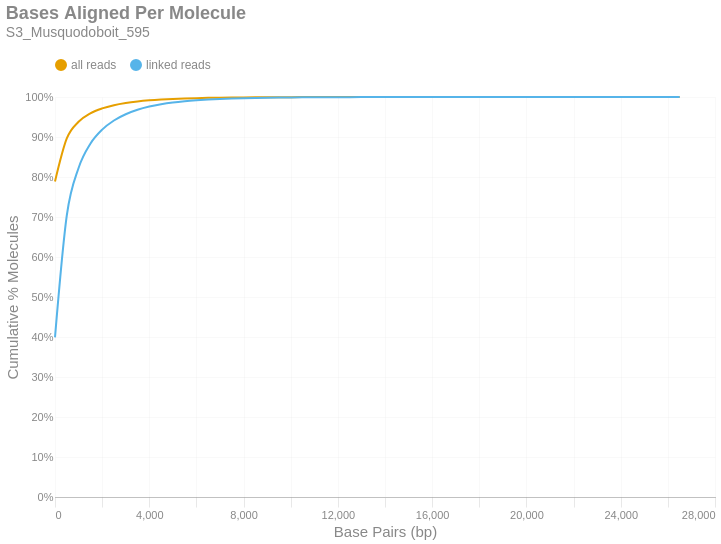

The notebook cell saved with this chart:
### Markdown cell above
### Bases Aligned Per Molecule
This is a cumulative frequency distribution showing the number of base pairs aligned per unique molecule. These data are shown in 500 bp bins. There are two distributions: one with `all reads` (yellow) and another with only `linked reads` (blue). The percent of molecules in the `linked reads` distribution is relative to the total number of linked molecules.

### Code cell
if SKIPLR:
    print_html(f"Skipped")
else:
    binned_df = consolidated_hist(valids['aligned_bp'], mask, 500, True)
    with SafeRender(binned_df):
        (
            density_plot(binned_df, 'Bases Aligned Per Molecule', samplename, 'basesper')
            .encode(
                x=alt.X('bin:Q', title="Base Pairs (bp)").axis(tickMinStep=500).scale(padding=0),
                y=alt.Y('value:Q', title='Cumulative % Molecules')
                    .axis(format='%')
                    .scale(domain = [0,1])
                    .stack(False),
                color=alt.Color("key:N").scale(domain = ["all reads", "linked reads"]),
                tooltip = [
                    alt.Tooltip("key:N", title = "Data Type"),
                    alt.Tooltip("range_label:N", title="Bases Aligned Per Molecule"),
                    alt.Tooltip("value:Q", format = ".2%", title="% Molecules (Cum.)")
                ]
            )
        ).display()

### Figure 1 — Vega-Lite specification as saved in the notebook (floating-point values rounded to 4 significant figures)
{"width": "container", "height": 400, "config": {"title": {"anchor": "start", "dy": -15, "fontSize": 18, "color": "#888888", "subtitleColor": "#888888", "subtitleFontSize": 14}, "arc": {"fill": "#0072B2"}, "axis": {"domainColor": "#888888", "domainWidth": 0.5, "gridWidth": 0.2, "grid": false, "titleFontWeight": 400, "titleFontSize": 15, "labelFontSize": 11, "labelColor": "#888888", "tickColor": "#888888", "tickWidth": 0.2, "titleColor": "#888888"}, "axisBand": {"grid": false}, "axisX": {"grid": true, "tickSize": 10, "domainCap": "round"}, "axisY": {"domain": false, "grid": true, "tickSize": 0, "domainCap": "round"}, "background": "transparent", "header": {"labelFontSize": 15, "labelColor": "#888888", "titleFontSize": 15, "titleFontWeight": 600, "titleColor": "#888888"}, "legend": {"labelFont": "sans-serif", "labelFontSize": 12, "labelColor": "#888888", "symbolSize": 100, "symbolType": "circle", "titleFontSize": 12, "titlePadding": 10, "titleColor": "#888888", "title": null, "orient": "top"}, "range": {"category": ["#E69F00", "#56B4E9", "#009E73", "#F0E442", "#0072B2", "#D55E00", "#CC79A7", "#000000"], "diverging": ["#cfe8f3", "#a2d4ec", "#73bfe2", "#46abdb", "#1696d2", "#12719e"]}, "area": {"fill": "#0072B2", "fillOpacity": 0.7, "line": true, "strokeOpacity": 0.7}, "line": {"color": "#0072B2", "stroke": "#0072B2", "strokeWidth": 2}, "trail": {"color": "#0072B2", "stroke": "#0072B2", "strokeWidth": 0, "size": 1}, "point": {"filled": true, "fillOpacity": 1.0, "size": 95}, "text": {"color": "#888888", "fontSize": 11, "align": "right", "fontWeight": 400, "size": 11}, "bar": {"fill": "#0072B2", "stroke": null}, "view": {"stroke": null, "continuousWidth": 660, "continuousHeight": 400}}, "data": {"name": "data-0da7cce8e3afab150aed001018f58407"}, "mark": {"type": "line", "interpolate": "monotone", "point": {"opacity": 0, "size": 275}}, "encoding": {"color": {"field": "key", "scale": {"domain": ["all reads", "linked reads"]}, "type": "nominal"}, "tooltip": [{"field": "key", "title": "Data Type", "type": "nominal"}, {"field": "range_label", "title": "Bases Aligned Per Molecule", "type": "nominal"}, {"field": "value", "format": ".2%", "title": "% Molecules (Cum.)", "type": "quantitative"}], "x": {"axis": {"tickMinStep": 500}, "field": "bin", "scale": {"padding": 0}, "title": "Base Pairs (bp)", "type": "quantitative"}, "y": {"axis": {"format": "%"}, "field": "value", "scale": {"domain": [0, 1]}, "stack": false, "title": "Cumulative % Molecules", "type": "quantitative"}}, "params": [{"name": "param_c36ac31b6afebe62", "select": {"type": "point", "fields": ["key"]}, "bind": "legend"}], "title": {"text": "Bases Aligned Per Molecule", "subtitle": "S3_Musquodoboit_595"}, "transform": [{"fold": ["all reads (cumsum)", "linked reads (cumsum)"]}, {"calculate": "replace(datum.key, ' (cumsum)', '')", "as": "key"}, {"filter": {"param": "param_c36ac31b6afebe62"}}], "usermeta": {"embedOptions": {"downloadFileName": "S3_Musquodoboit_595.basesper"}}, "$schema": "https://vega.github.io/schema/vega-lite/v6.1.0.json", "datasets": {"data-0da7cce8e3afab150aed001018f58407": [{"bin": "0.0", "interval": "0.0-500.0", "all reads": 0.7888, "linked reads": 0.3989, "all reads (cumsum)": 0.7888, "linked reads (cumsum)": 0.3989, "range_label": "0-499"}, {"bin": "500.0", "interval": "500.0-1000.0", "all reads": 0.1075, "linked reads": 0.3048, "all reads (cumsum)": 0.8963, "linked reads (cumsum)": 0.7037, "range_label": "500-999"}, {"bin": "1000.0", "interval": "1000.0-1500.0", "all reads": 0.04168, "linked reads": 0.1189, "all reads (cumsum)": 0.938, "linked reads (cumsum)": 0.8226, "range_label": "1000-1499"}, {"bin": "1500.0", "interval": "1500.0-2000.0", "all reads": 0.02116, "linked reads": 0.06054, "all reads (cumsum)": 0.9592, "linked reads (cumsum)": 0.8831, "range_label": "1500-1999"}, {"bin": "2000.0", "interval": "2000.0-2500.0", "all reads": 0.01232, "linked reads": 0.03527, "all reads (cumsum)": 0.9715, "linked reads (cumsum)": 0.9184, "range_label": "2000-2499"}, {"bin": "2500.0", "interval": "2500.0-3000.0", "all reads": 0.007996, "linked reads": 0.02289, "all reads (cumsum)": 0.9795, "linked reads (cumsum)": 0.9413, "range_label": "2500-2999"}, {"bin": "3000.0", "interval": "3000.0-3500.0", "all reads": 0.005443, "linked reads": 0.01559, "all reads (cumsum)": 0.9849, "linked reads (cumsum)": 0.9569, "range_label": "3000-3499"}, {"bin": "3500.0", "interval": "3500.0-4000.0", "all reads": 0.003876, "linked reads": 0.0111, "all reads (cumsum)": 0.9888, "linked reads (cumsum)": 0.968, "range_label": "3500-3999"}, {"bin": "4000.0", "interval": "4000.0-4500.0", "all reads": 0.002807, "linked reads": 0.008037, "all reads (cumsum)": 0.9916, "linked reads (cumsum)": 0.976, "range_label": "4000-4499"}, {"bin": "4500.0", "interval": "4500.0-5000.0", "all reads": 0.002053, "linked reads": 0.005877, "all reads (cumsum)": 0.9937, "linked reads (cumsum)": 0.9819, "range_label": "4500-4999"}, {"bin": "5000.0", "interval": "5000.0-5500.0", "all reads": 0.001537, "linked reads": 0.0044, "all reads (cumsum)": 0.9952, "linked reads (cumsum)": 0.9863, "range_label": "5000-5499"}, {"bin": "5500.0", "interval": "5500.0-6000.0", "all reads": 0.001126, "linked reads": 0.003223, "all reads (cumsum)": 0.9963, "linked reads (cumsum)": 0.9895, "range_label": "5500-5999"}, {"bin": "6000.0", "interval": "6000.0-6500.0", "all reads": 0.0008487, "linked reads": 0.00243, "all reads (cumsum)": 0.9972, "linked reads (cumsum)": 0.9919, "range_label": "6000-6499"}, {"bin": "6500.0", "interval": "6500.0-7000.0", "all reads": 0.0006668, "linked reads": 0.001909, "all reads (cumsum)": 0.9979, "linked reads (cumsum)": 0.9938, "range_label": "6500-6999"}, {"bin": "7000.0", "interval": "7000.0-7500.0", "all reads": 0.0004848, "linked reads": 0.001388, "all reads (cumsum)": 0.9983, "linked reads (cumsum)": 0.9952, "range_label": "7000-7499"}, {"bin": "7500.0", "interval": "7500.0-8000.0", "all reads": 0.0003581, "linked reads": 0.001025, "all reads (cumsum)": 0.9987, "linked reads (cumsum)": 0.9963, "range_label": "7500-7999"}, {"bin": "8000.0", "interval": "8000.0-8500.0", "all reads": 0.0002896, "linked reads": 0.0008293, "all reads (cumsum)": 0.999, "linked reads (cumsum)": 0.9971, "range_label": "8000-8499"}, {"bin": "8500.0", "interval": "8500.0-9000.0", "all reads": 0.0002343, "linked reads": 0.000671, "all reads (cumsum)": 0.9992, "linked reads (cumsum)": 0.9978, "range_label": "8500-8999"}, {"bin": "9000.0", "interval": "9000.0-9500.0", "all reads": 0.000175, "linked reads": 0.0005012, "all reads (cumsum)": 0.9994, "linked reads (cumsum)": 0.9983, "range_label": "9000-9499"}, {"bin": "9500.0", "interval": "9500.0-10000.0", "all reads": 0.0001284, "linked reads": 0.0003677, "all reads (cumsum)": 0.9995, "linked reads (cumsum)": 0.9986, "range_label": "9500-9999"}, {"bin": "10000.0", "interval": "10000.0-10500.0", "all reads": 0.0001008, "linked reads": 0.0002885, "all reads (cumsum)": 0.9996, "linked reads (cumsum)": 0.9989, "range_label": "10000-10499"}, {"bin": "10500.0", "interval": "10500.0-11000.0", "all reads": 8.694e-05, "linked reads": 0.0002489, "all reads (cumsum)": 0.9997, "linked reads (cumsum)": 0.9992, "range_label": "10500-10999"}, {"bin": "11000.0", "interval": "11000.0-11500.0", "all reads": 5.758e-05, "linked reads": 0.0001649, "all reads (cumsum)": 0.9998, "linked reads (cumsum)": 0.9993, "range_label": "11000-11499"}, {"bin": "11500.0", "interval": "11500.0-12000.0", "all reads": 5.124e-05, "linked reads": 0.0001467, "all reads (cumsum)": 0.9998, "linked reads (cumsum)": 0.9995, "range_label": "11500-11999"}, {"bin": "12000.0", "interval": "12000.0-12500.0", "all reads": 4.433e-05, "linked reads": 0.0001269, "all reads (cumsum)": 0.9999, "linked reads (cumsum)": 0.9996, "range_label": "12000-12499"}, {"bin": "12500.0", "interval": "12500.0-13000.0", "all reads": 2.361e-05, "linked reads": 6.759e-05, "all reads (cumsum)": 0.9999, "linked reads (cumsum)": 0.9997, "range_label": "12500-12999"}, {"bin": "13000.0", "interval": "13000.0-13500.0", "all reads": 2.591e-05, "linked reads": 7.419e-05, "all reads (cumsum)": 0.9999, "linked reads (cumsum)": 0.9997, "range_label": "13000-13499"}, {"bin": "13500.0", "interval": "13500.0-14000.0", "all reads": 1.727e-05, "linked reads": 4.946e-05, "all reads (cumsum)": 0.9999, "linked reads (cumsum)": 0.9998, "range_label": "13500-13999"}, {"bin": "14000.0", "interval": "14000.0-14500.0", "all reads": 1.67e-05, "linked reads": 4.781e-05, "all reads (cumsum)": 0.9999, "linked reads (cumsum)": 0.9998, "range_label": "14000-14499"}, {"bin": "14500.0", "interval": "14500.0-15000.0", "all reads": 1.036e-05, "linked reads": 2.968e-05, "all reads (cumsum)": 1.0, "linked reads (cumsum)": 0.9999, "range_label": "14500-14999"}, {"bin": "15000.0", "interval": "15000.0-15500.0", "all reads": 9.212e-06, "linked reads": 2.638e-05, "all reads (cumsum)": 1.0, "linked reads (cumsum)": 0.9999, "range_label": "15000-15499"}, {"bin": "15500.0", "interval": "15500.0-16000.0", "all reads": 4.03e-06, "linked reads": 1.154e-05, "all reads (cumsum)": 1.0, "linked reads (cumsum)": 0.9999, "range_label": "15500-15999"}, {"bin": "16000.0", "interval": "16000.0-16500.0", "all reads": 3.455e-06, "linked reads": 9.892e-06, "all reads (cumsum)": 1.0, "linked reads (cumsum)": 0.9999, "range_label": "16000-16499"}, {"bin": "16500.0", "interval": "16500.0-17000.0", "all reads": 4.03e-06, "linked reads": 1.154e-05, "all reads (cumsum)": 1.0, "linked reads (cumsum)": 0.9999, "range_label": "16500-16999"}, {"bin": "17000.0", "interval": "17000.0-17500.0", "all reads": 5.182e-06, "linked reads": 1.484e-05, "all reads (cumsum)": 1.0, "linked reads (cumsum)": 0.9999, "range_label": "17000-17499"}, {"bin": "17500.0", "interval": "17500.0-18000.0", "all reads": 2.879e-06, "linked reads": 8.243e-06, "all reads (cumsum)": 1.0, "linked reads (cumsum)": 1.0, "range_label": "17500-17999"}, {"bin": "18000.0", "interval": "18000.0-18500.0", "all reads": 2.303e-06, "linked reads": 6.595e-06, "all reads (cumsum)": 1.0, "linked reads (cumsum)": 1.0, "range_label": "18000-18499"}, {"bin": "18500.0", "interval": "18500.0-19000.0", "all reads": 2.303e-06, "linked reads": 6.595e-06, "all reads (cumsum)": 1.0, "linked reads (cumsum)": 1.0, "range_label": "18500-18999"}, {"bin": "19000.0", "interval": "19000.0-19500.0", "all reads": 1.152e-06, "linked reads": 3.297e-06, "all reads (cumsum)": 1.0, "linked reads (cumsum)": 1.0, "range_label": "19000-19499"}, {"bin": "19500.0", "interval": "19500.0-20000.0", "all reads": 1.152e-06, "linked reads": 3.297e-06, "all reads (cumsum)": 1.0, "linked reads (cumsum)": 1.0, "range_label": "19500-19999"}, {"bin": "20000.0", "interval": "20000.0-20500.0", "all reads": 1.152e-06, "linked reads": 3.297e-06, "all reads (cumsum)": 1.0, "linked reads (cumsum)": 1.0, "range_label": "20000-20499"}, {"bin": "20500.0", "interval": "20500.0-21000.0", "all reads": 5.758e-07, "linked reads": 1.649e-06, "all reads (cumsum)": 1.0, "linked reads (cumsum)": 1.0, "range_label": "20500-20999"}, {"bin": "21000.0", "interval": "21000.0-21500.0", "all reads": 5.758e-07, "linked reads": 1.649e-06, "all reads (cumsum)": 1.0, "linked reads (cumsum)": 1.0, "range_label": "21000-21499"}, {"bin": "21500.0", "interval": "21500.0-22000.0", "all reads": 1.727e-06, "linked reads": 4.946e-06, "all reads (cumsum)": 1.0, "linked reads (cumsum)": 1.0, "range_label": "21500-21999"}, {"bin": "22000.0", "interval": "22000.0-22500.0", "all reads": 5.758e-07, "linked reads": 1.649e-06, "all reads (cumsum)": 1.0, "linked reads (cumsum)": 1.0, "range_label": "22000-22499"}, {"bin": "22500.0", "interval": "22500.0-23000.0", "all reads": 1.152e-06, "linked reads": 3.297e-06, "all reads (cumsum)": 1.0, "linked reads (cumsum)": 1.0, "range_label": "22500-22999"}, {"bin": "23000.0", "interval": "23000.0-23500.0", "all reads": 5.758e-07, "linked reads": 1.649e-06, "all reads (cumsum)": 1.0, "linked reads (cumsum)": 1.0, "range_label": "23000-23499"}, {"bin": "23500.0", "interval": "23500.0-24000.0", "all reads": 0.0, "linked reads": 0.0, "all reads (cumsum)": 1.0, "linked reads (cumsum)": 1.0, "range_label": "23500-23999"}, {"bin": "24000.0", "interval": "24000.0-24500.0", "all reads": 0.0, "linked reads": 0.0, "all reads (cumsum)": 1.0, "linked reads (cumsum)": 1.0, "range_label": "24000-24499"}, {"bin": "24500.0", "interval": "24500.0-25000.0", "all reads": 5.758e-07, "linked reads": 1.649e-06, "all reads (cumsum)": 1.0, "linked reads (cumsum)": 1.0, "range_label": "24500-24999"}, {"bin": "25000.0", "interval": "25000.0-25500.0", "all reads": 0.0, "linked reads": 0.0, "all reads (cumsum)": 1.0, "linked reads (cumsum)": 1.0, "range_label": "25000-25499"}, {"bin": "25500.0", "interval": "25500.0-26000.0", "all reads": 5.758e-07, "linked reads": 1.649e-06, "all reads (cumsum)": 1.0, "linked reads (cumsum)": 1.0, "range_label": "25500-25999"}, {"bin": "26000.0", "interval": "26000.0-26500.0", "all reads": 5.758e-07, "linked reads": 1.649e-06, "all reads (cumsum)": 1.0, "linked reads (cumsum)": 1.0, "range_label": "26000-26499"}, {"bin": "26500.0", "interval": "26500.0-27000.0", "all reads": 5.758e-07, "linked reads": 1.649e-06, "all reads (cumsum)": 1.0, "linked reads (cumsum)": 1.0, "range_label": "26500-26999"}]}}
